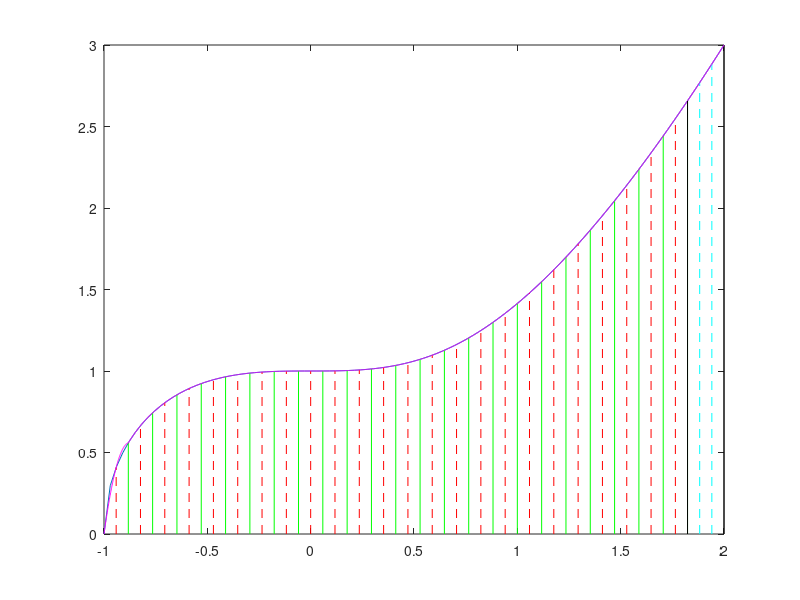

The MATLAB source for this figure:
%
%
% This script implements exercise i
%
% Input:
% -- Function
% -- a
% -- b
%
% Output:
% --
%

close all
clear all
clc

%Ask for the function
%name = input(' Give me the function: ');
%fun = str2func(name);
%fun = @(x) 0.2+25*x-200*x.^2+675*x.^3-900*x.^4+400*x.^5
fun = @(x) sqrt(x.^3+1)
% Ask for limits
%a = input(' Lower limit: ');
%b = input(' Upper limit: ');

%Estimation of the integral using one application of the Simpson's rule
% Integral = (b-a)*((fun(a) + 4*fun((a+b)/2) + fun(b))/6)
%n = input(' Number of steps: ');
a = -1;
b = 2;
h = (b-a)/51;
base = 2*h;
n = 24;
x = a:h:b-3*h;
y = fun(x);

I = zeros(n,1);

%Graph of the function
x1 = linspace(a,b);
y1 = fun(x1);
plot(x1,y1)
hold on
% First left wall
plot([a a],[0 y(1)],'g')
hold on

for k = 1:n
    aveHeight = (y(2*k-1) + 4*y(2*k) + y(2*k+1))/6;
    I(k) = base * aveHeight;
    %Central wall:
    plot([x(2*k) x(2*k)],[0 y(2*k)],'r--')
    hold on
    
    %Right wall:
    plot([x(2*k+1) x(2*k+1)],[0 y(2*k+1)],'g')
    
    %Ceiling
    DATA = [x(2*k-1) y(2*k-1); x(2*k) y(2*k); x(2*k+1) y(2*k+1)];
    x2 = linspace(x(2*k-1),x(2*k+1));
    	y2 = zeros(1,100);
    	for p= 1:100
       	 
         	L = ones(3,1);
   	 
        	for i=1:3
            	for j=1:3
                	if i~=j
                    	L(i) = L(i)*((x2(p) - DATA(j,1))/(DATA(i,1)-DATA(j,1)));
                	end
            	end
        	end
        	y2(p) = sum(L.*DATA(:,2));
    	end
    	plot(x2, y2, 'm')
        hold on
end


af = b - 3*h;
threeEight = (b-af)*((fun(af) + 3*fun(af+h)+3*fun(af+2*h) + fun(b))/8);
    %I(k) = base * aveHeight;
    % First left wall
plot([af af],[0 fun(af)],'k')
hold on
    %Central wall1:
    plot([af+h af+h],[0 fun(af+h)],'c--')
    hold on
    
    %Central wall2:
    plot([af+2*h af+2*h],[0 fun(af+2*h)],'c--')
    hold on
    
    %Right wall:
    plot([b b],[0 fun(b)],'k')
    
    %Ceiling
    DATA = [af fun(af); af+h fun(af+h); af+2*h fun(af+2*h); b fun(b)]
    x2 = linspace(af,b);
    	y2 = zeros(1,100);
    	for p= 1:100
       	 
         	L = ones(4,1);
   	 
        	for i=1:4
            	for j=1:4
                	if i~=j
                    	L(i) = L(i)*((x2(p) - DATA(j,1))/(DATA(i,1)-DATA(j,1)));
                	end
            	end
        	end
        	y2(p) = sum(L.*DATA(:,2));
    	end
    	plot(x2, y2, 'm')
        hold on
        
%Output
Integral = sum(I) + threeEight
Real = integral(fun,a,b);
APRE = abs((Real - Integral)/Real)*100